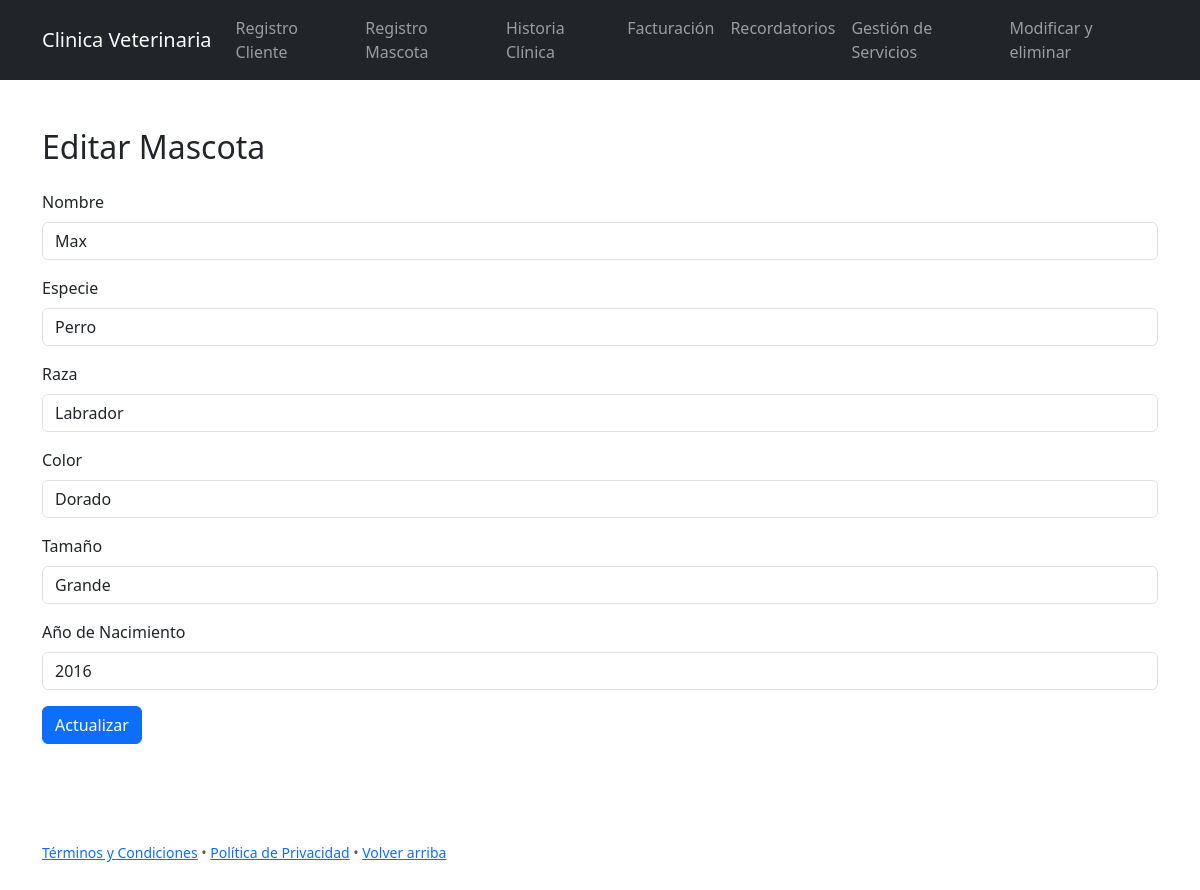
/Backend/editar_mascota.php?id=32, run on the app's committed database.
### tables this page shows
CREATE TABLE `mascotas` (
  `idMascota` int(11) NOT NULL,
  `idCliente` int(11) NOT NULL,
  `nombre` varchar(100) NOT NULL,
  `especie` varchar(50) NOT NULL,
  `raza` varchar(50) NOT NULL,
  `color` varchar(50) DEFAULT NULL,
  `tamano` varchar(50) DEFAULT NULL,
  `anoNacimiento` year(4) DEFAULT NULL
);

### Clases/Mascota.php (called while the page is built, shortened)
<?php
class Mascota {
    private $pdo;
    public $id;
    public function __construct($pdo) {
        $this->pdo = $pdo;
    }
    public function obtenerPorId() {
        $query = "SELECT * FROM Mascotas WHERE idMascota = ?";
        $stmt = $this->pdo->prepare($query);
        $stmt->execute([$this->id]);
        return $stmt->fetch(PDO::FETCH_ASSOC);
    }
}
?>

### Backend/editar_mascota.php (the view, shortened to what this page needs)
<?php
require_once 'conexion.php';
require_once '../Clases/Mascota.php';
$mascota = new Mascota($pdo);
if (isset($_GET['id']) && is_numeric($_GET['id'])) {
    $mascota->id = $_GET['id'];
    $datosMascota = $mascota->obtenerPorId();
    if (!$datosMascota) {
        $_SESSION['message'] = "Mascota no encontrada.";
        header("Location: ../Home.php");
        exit;
    } else {
        $nombre = $datosMascota['nombre'];
        $especie = $datosMascota['especie'];
        $raza = $datosMascota['raza'];
        $color = $datosMascota['color'];
        $tamano = $datosMascota['tamano'];
        $anoNacimiento = $datosMascota['anoNacimiento'];
    }
} else {
    $_SESSION['message'] = "No se proporcionó un ID de Mascota válido.";
    header("Location: ../Home.php");
    exit;
}
?>
<?php include("../includes/header.php") ?>
<body>
<div class="container mt-5">
    <h2 class="mb-4">Editar Mascota</h2>
    <form action="<?php echo htmlspecialchars($_SERVER["PHP_SELF"]) . '?id=' . $mascota->id; ?>" method="POST">
        <div class="mb-3">
            <label for="nombre" class="form-label">Nombre</label>
            <input type="text" class="form-control" id="nombre" name="nombre" required value="<?php echo htmlspecialchars($nombre); ?>">
        </div>
        <div class="mb-3">
            <label for="especie" class="form-label">Especie</label>
            <input type="text" class="form-control" id="especie" name="especie" required value="<?php echo htmlspecialchars($especie); ?>">
        </div>
        <div class="mb-3">
            <label for="raza" class="form-label">Raza</label>
            <input type="text" class="form-control" id="raza" name="raza" required value="<?php echo htmlspecialchars($raza); ?>">
        </div>
        <div class="mb-3">
            <label for="color" class="form-label">Color</label>
            <input type="text" class="form-control" id="color" name="color" value="<?php echo htmlspecialchars($color); ?>">
        </div>
        <div class="mb-3">
            <label for="tamano" class="form-label">Tamaño</label>
            <input type="text" class="form-control" id="tamano" name="tamano" value="<?php echo htmlspecialchars($tamano); ?>">
        </div>
        <div class="mb-3">
            <label for="anoNacimiento" class="form-label">Año de Nacimiento</label>
            <input type="number" class="form-control" id="anoNacimiento" name="anoNacimiento" value="<?php echo htmlspecialchars($anoNacimiento); ?>">
        </div>
        <button type="submit" class="btn btn-primary">Actualizar</button>
    </form>
</div>
<?php include("../includes/footer.php") ?>

### data on the page
mascotas: nombre "Max", especie "Perro", raza "Labrador", color "Dorado", tamano "Grande", anoNacimiento "2016"
